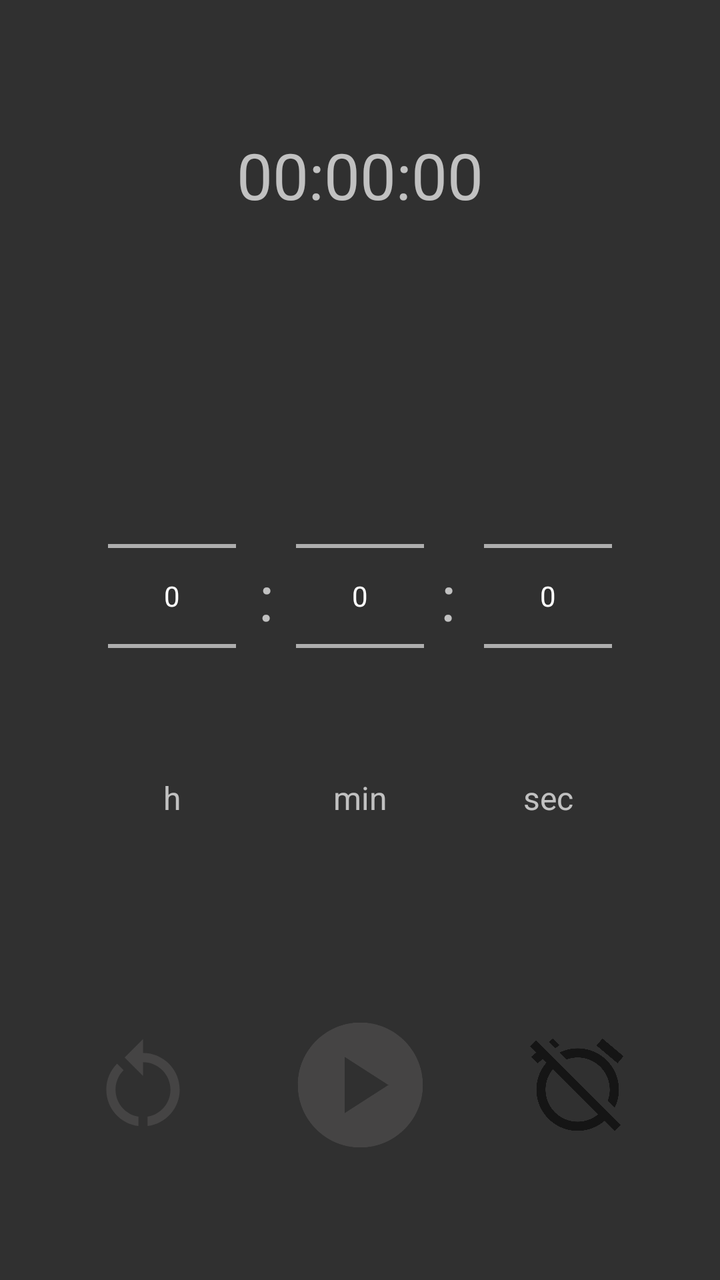
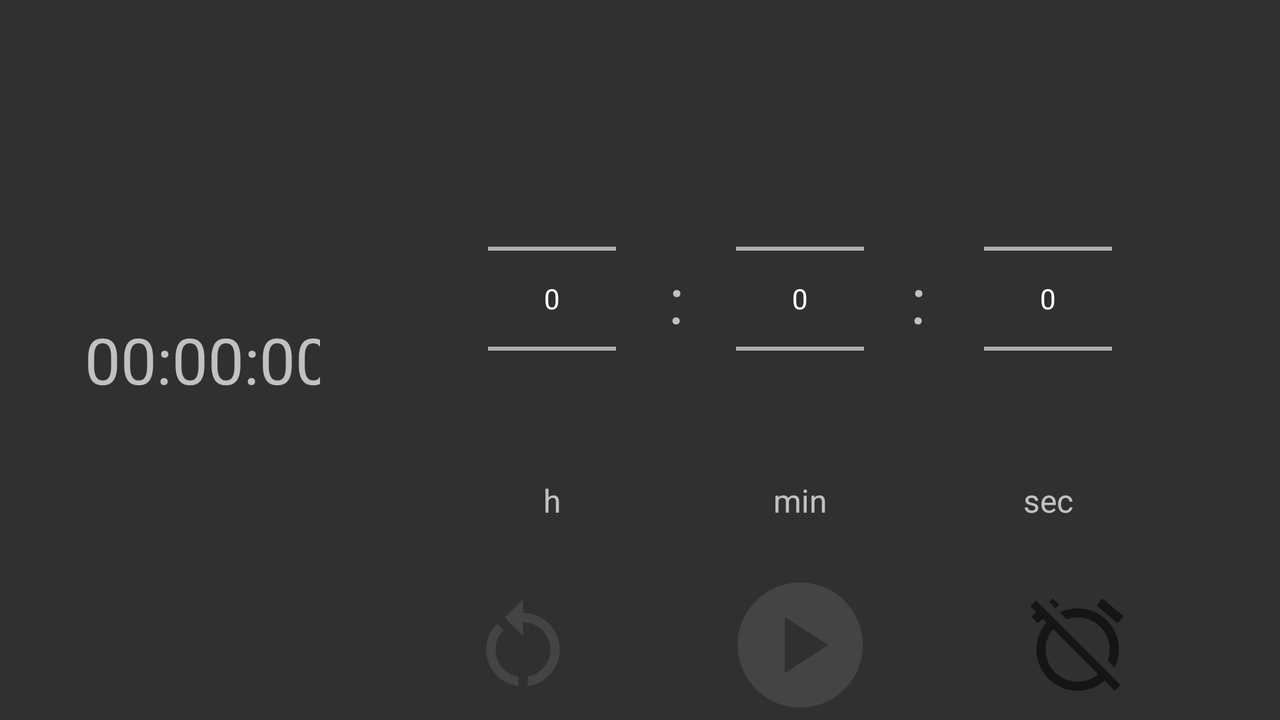

An Android layout and its configuration variant, each rendered on a device that would load it. The default file and the variant file are quoted in full after the pictures.
<!-- AndroidManifest.xml: application theme Theme.SimpleTimerApp.NoBar -->
<!-- res/layout/fragment_countdown.xml -->
<?xml version="1.0" encoding="utf-8"?>
<androidx.appcompat.widget.LinearLayoutCompat xmlns:android="http://schemas.android.com/apk/res/android"
    xmlns:app="http://schemas.android.com/apk/res-auto"
    xmlns:tools="http://schemas.android.com/tools"
    android:layout_width="match_parent"
    android:layout_height="match_parent"
    android:orientation="vertical">

    <androidx.appcompat.widget.LinearLayoutCompat
        android:layout_width="match_parent"
        android:layout_height="0dp"
        android:layout_weight="1"
        android:orientation="vertical">

        <FrameLayout
            android:id="@+id/timer_frame"
            android:layout_width="match_parent"
            android:layout_height="@dimen/fragment_frame_height"
            android:layout_marginStart="@dimen/fragment_margin_startEnd"
            android:layout_marginEnd="@dimen/fragment_margin_startEnd"
            app:layout_constraintTop_toTopOf="parent">

            <TextView
                android:id="@+id/timer_text"
                android:layout_width="match_parent"
                android:layout_height="wrap_content"
                android:layout_gravity="center"
                android:gravity="center"
                android:text="@string/reset_timer_text"
                android:textSize="@dimen/timer_text_size" />

        </FrameLayout>
    </androidx.appcompat.widget.LinearLayoutCompat>

    <androidx.appcompat.widget.LinearLayoutCompat
        android:id="@+id/linear_layout_controls"
        android:layout_width="match_parent"
        android:layout_height="0dp"
        android:layout_weight="3"
        android:orientation="vertical">


        <androidx.constraintlayout.widget.ConstraintLayout
            android:id="@+id/layout_pickers"
            android:layout_width="match_parent"
            android:layout_height="0dp"
            android:layout_weight="1"
            android:layout_marginStart="@dimen/fragment_margin_startEnd"
            android:layout_marginTop="@dimen/constraint_margin_top"
            android:layout_marginEnd="@dimen/fragment_margin_startEnd"
            android:gravity="center"
            android:orientation="horizontal">

            <NumberPicker
                android:id="@+id/picker_hours"
                android:layout_width="wrap_content"
                android:layout_height="wrap_content"
                android:descendantFocusability="blocksDescendants"
                app:layout_constraintBottom_toBottomOf="@id/picker_minutes"
                app:layout_constraintEnd_toStartOf="@id/picker_minutes"
                app:layout_constraintStart_toStartOf="parent"
                app:layout_constraintTop_toTopOf="@id/picker_minutes" />

            <TextView
                android:layout_width="wrap_content"
                android:layout_height="wrap_content"
                android:text="@string/number_picker_separation"
                android:textSize="@dimen/timer_text_size"
                app:layout_constraintBottom_toBottomOf="@id/picker_hours"
                app:layout_constraintEnd_toStartOf="@id/picker_minutes"
                app:layout_constraintStart_toEndOf="@id/picker_hours"
                app:layout_constraintTop_toTopOf="@id/picker_hours" />

            <NumberPicker
                android:id="@+id/picker_minutes"
                android:layout_width="wrap_content"
                android:layout_height="wrap_content"
                android:clickable="false"
                android:descendantFocusability="blocksDescendants"
                app:layout_constraintEnd_toStartOf="@id/picker_seconds"
                app:layout_constraintStart_toEndOf="@id/picker_hours"
                app:layout_constraintTop_toTopOf="@id/picker_hours" />

            <TextView
                android:layout_width="wrap_content"
                android:layout_height="wrap_content"
                android:layout_marginEnd="6dp"
                android:text="@string/number_picker_separation"
                android:textSize="@dimen/timer_text_size"
                app:layout_constraintBottom_toBottomOf="@id/picker_minutes"
                app:layout_constraintEnd_toStartOf="@id/picker_seconds"
                app:layout_constraintStart_toEndOf="@id/picker_minutes"
                app:layout_constraintTop_toTopOf="@id/picker_minutes" />

            <NumberPicker
                android:id="@+id/picker_seconds"
                android:layout_width="wrap_content"
                android:layout_height="wrap_content"
                android:clickable="false"
                android:descendantFocusability="blocksDescendants"
                app:layout_constraintEnd_toEndOf="parent"
                app:layout_constraintStart_toEndOf="@id/picker_minutes"
                app:layout_constraintTop_toTopOf="@id/picker_minutes" />

            <TextView
                android:layout_width="wrap_content"
                android:layout_height="wrap_content"
                android:gravity="center"
                android:text="@string/hours_hint"
                android:textSize="@dimen/hint_text_size"
                app:layout_constraintEnd_toEndOf="@id/picker_hours"
                app:layout_constraintStart_toStartOf="@id/picker_hours"
                app:layout_constraintTop_toBottomOf="@id/picker_hours" />

            <TextView
                android:layout_width="wrap_content"
                android:layout_height="wrap_content"
                android:gravity="center"
                android:text="@string/minutes_hint"
                android:textSize="@dimen/hint_text_size"
                app:layout_constraintEnd_toEndOf="@id/picker_minutes"
                app:layout_constraintStart_toStartOf="@id/picker_minutes"
                app:layout_constraintTop_toBottomOf="@id/picker_minutes" />

            <TextView
                android:layout_width="wrap_content"
                android:layout_height="wrap_content"
                android:gravity="center"
                android:text="@string/seconds_hint"
                android:textSize="@dimen/hint_text_size"
                app:layout_constraintEnd_toEndOf="@id/picker_seconds"
                app:layout_constraintStart_toStartOf="@id/picker_seconds"
                app:layout_constraintTop_toBottomOf="@id/picker_seconds" />

        </androidx.constraintlayout.widget.ConstraintLayout>

        <androidx.constraintlayout.widget.ConstraintLayout
            app:layout_constraintTop_toBottomOf="@id/layout_pickers"
            android:layout_width="match_parent"
            android:layout_height="wrap_content">

        <ImageView
            android:id="@+id/timer_reset"
            android:layout_width="@dimen/secondary_controls_size"
            android:layout_height="@dimen/secondary_controls_size"
            android:clickable="false"
            android:contentDescription="@string/reset_timer_button"
            android:src="@drawable/timer_reset_disabled"
            app:layout_constraintBottom_toBottomOf="@+id/timer_controls"
            app:layout_constraintEnd_toStartOf="@id/timer_controls"
            app:layout_constraintStart_toStartOf="parent"
            app:layout_constraintTop_toTopOf="@id/timer_controls"
            tools:visibility="visible" />

        <ImageView
            android:id="@+id/timer_controls"
            android:layout_width="@dimen/primary_controls_size"
            android:layout_height="@dimen/primary_controls_size"
            android:layout_marginBottom="@dimen/primary_controls_margin_bottom"
            android:clickable="false"
            android:contentDescription="@string/timer_play_pause_button"
            android:src="@drawable/image_play_disabled"
            app:layout_constraintBottom_toBottomOf="parent"
            app:layout_constraintEnd_toEndOf="parent"
            app:layout_constraintStart_toStartOf="parent" />

        <FrameLayout
            android:id="@+id/alarm"
            android:layout_width="@dimen/secondary_controls_size"
            android:layout_height="@dimen/secondary_controls_size"
            app:layout_constraintBottom_toBottomOf="@id/timer_controls"
            app:layout_constraintEnd_toEndOf="parent"
            app:layout_constraintStart_toEndOf="@id/timer_controls"
            app:layout_constraintTop_toTopOf="@id/timer_controls">

            <ImageView
                android:id="@+id/alarm_image"
                android:layout_width="match_parent"
                android:layout_height="match_parent"
                android:contentDescription="@string/toggle_alarm_button"
                android:src="@drawable/alarm_off" />
        </FrameLayout>
        </androidx.constraintlayout.widget.ConstraintLayout>
    </androidx.appcompat.widget.LinearLayoutCompat>

</androidx.appcompat.widget.LinearLayoutCompat>
<!-- resources referenced by this layout -->
<resources>
  <dimen name="constraint_margin_top">48dp</dimen>
  <dimen name="fragment_frame_height">175dp</dimen>
  <dimen name="fragment_margin_startEnd">24dp</dimen>
  <dimen name="hint_text_size">16sp</dimen>
  <dimen name="primary_controls_margin_bottom">60dp</dimen>
  <dimen name="primary_controls_size">75dp</dimen>
  <dimen name="secondary_controls_size">55dp</dimen>
  <dimen name="timer_text_size">32sp</dimen>
  <!-- drawable alarm_off (drawable) -->
  <vector android:height="24dp" android:tint="@color/timer_controls"
      android:viewportHeight="24" android:viewportWidth="24"
      android:width="24dp" xmlns:android="http://schemas.android.com/apk/res/android">
      <path android:fillColor="@android:color/white" android:pathData="M12,6c3.87,0 7,3.13 7,7 0,0.84 -0.16,1.65 -0.43,2.4l1.52,1.52c0.58,-1.19 0.91,-2.51 0.91,-3.92 0,-4.97 -4.03,-9 -9,-9 -1.41,0 -2.73,0.33 -3.92,0.91L9.6,6.43C10.35,6.16 11.16,6 12,6zM22,5.72l-4.6,-3.86 -1.29,1.53 4.6,3.86L22,5.72zM2.92,2.29L1.65,3.57 2.98,4.9l-1.11,0.93 1.42,1.42 1.11,-0.94 0.8,0.8C3.83,8.69 3,10.75 3,13c0,4.97 4.02,9 9,9 2.25,0 4.31,-0.83 5.89,-2.2l2.2,2.2 1.27,-1.27L3.89,3.27l-0.97,-0.98zM16.47,18.39C15.26,19.39 13.7,20 12,20c-3.87,0 -7,-3.13 -7,-7 0,-1.7 0.61,-3.26 1.61,-4.47l9.86,9.86zM8.02,3.28L6.6,1.86l-0.86,0.71 1.42,1.42 0.86,-0.71z"/>
  </vector>
  <!-- drawable image_play_disabled (drawable) -->
  <vector android:height="24dp" android:tint="@color/timer_controls_disabled"
      android:viewportHeight="24" android:viewportWidth="24"
      android:width="24dp" xmlns:android="http://schemas.android.com/apk/res/android">
      <path android:fillColor="@android:color/white" android:pathData="M12,2C6.48,2 2,6.48 2,12s4.48,10 10,10s10,-4.48 10,-10S17.52,2 12,2zM9.5,16.5v-9l7,4.5L9.5,16.5z"/>
  </vector>
  <!-- drawable timer_reset_disabled (drawable) -->
  <vector android:height="24dp" android:tint="@color/timer_controls_disabled"
      android:viewportHeight="24" android:viewportWidth="24"
      android:width="24dp" xmlns:android="http://schemas.android.com/apk/res/android">
      <path android:fillColor="@android:color/white" android:pathData="M12,5V2L8,6l4,4V7c3.31,0 6,2.69 6,6c0,2.97 -2.17,5.43 -5,5.91v2.02c3.95,-0.49 7,-3.85 7,-7.93C20,8.58 16.42,5 12,5z"/>
      <path android:fillColor="@android:color/white" android:pathData="M6,13c0,-1.65 0.67,-3.15 1.76,-4.24L6.34,7.34C4.9,8.79 4,10.79 4,13c0,4.08 3.05,7.44 7,7.93v-2.02C8.17,18.43 6,15.97 6,13z"/>
  </vector>
  <string name="hours_hint">h</string>
  <string name="minutes_hint">min</string>
  <string name="number_picker_separation">:</string>
  <string name="reset_timer_button">Reset timer button</string>
  <string name="reset_timer_text">00:00:00</string>
  <string name="seconds_hint">sec</string>
  <string name="timer_play_pause_button">timer_play_pause_button</string>
  <string name="toggle_alarm_button">Toggle alarm button</string>
  <style name="Theme.SimpleTimerApp.NoBar" parent="Theme.AppCompat.NoActionBar" />
  <color name="timer_controls">#151515</color>
  <color name="timer_controls_disabled">#467C7777</color>
</resources>
<!-- res/layout-land/fragment_countdown.xml (the repository's variant of the layout above) -->
<!-- drawn on the phone turned sideways -->
<?xml version="1.0" encoding="utf-8"?>
<androidx.appcompat.widget.LinearLayoutCompat xmlns:android="http://schemas.android.com/apk/res/android"
    xmlns:app="http://schemas.android.com/apk/res-auto"
    xmlns:tools="http://schemas.android.com/tools"
    android:layout_width="match_parent"
    android:layout_height="match_parent"
    android:orientation="horizontal">

    <androidx.appcompat.widget.LinearLayoutCompat
        android:layout_width="0dp"
        android:layout_height="match_parent"
        android:layout_weight="1"
        android:gravity="center"
        android:orientation="vertical">

        <FrameLayout
            android:id="@+id/timer_frame"
            android:layout_width="match_parent"
            android:layout_height="@dimen/fragment_frame_height"
            android:layout_marginStart="@dimen/fragment_margin_startEnd"
            app:layout_constraintTop_toTopOf="parent">

            <TextView
                android:id="@+id/timer_text"
                android:layout_width="match_parent"
                android:layout_height="wrap_content"
                android:layout_gravity="center"
                android:gravity="center"
                android:text="@string/reset_timer_text"
                android:textSize="@dimen/timer_text_size" />

        </FrameLayout>
    </androidx.appcompat.widget.LinearLayoutCompat>

    <androidx.appcompat.widget.LinearLayoutCompat
        android:id="@+id/linear_layout_controls"
        android:layout_width="0dp"
        android:layout_height="match_parent"
        android:layout_weight="3"
        android:orientation="vertical">

        <androidx.constraintlayout.widget.ConstraintLayout
            android:id="@+id/layout_pickers"
            android:layout_width="match_parent"
            android:layout_height="0dp"
            android:layout_weight="1"
            android:layout_marginStart="@dimen/fragment_margin_startEnd"
            android:layout_marginEnd="@dimen/fragment_margin_startEnd"
            android:layout_marginBottom="24dp"
            android:gravity="center"
            android:orientation="horizontal">

            <NumberPicker
                android:id="@+id/picker_hours"
                android:layout_width="wrap_content"
                android:layout_height="wrap_content"
                android:descendantFocusability="blocksDescendants"
                app:layout_constraintBottom_toBottomOf="@id/picker_minutes"
                app:layout_constraintEnd_toStartOf="@id/picker_minutes"
                app:layout_constraintStart_toStartOf="parent"
                app:layout_constraintTop_toTopOf="@id/picker_minutes" />

            <TextView
                android:layout_width="wrap_content"
                android:layout_height="wrap_content"
                android:text="@string/number_picker_separation"
                android:textSize="@dimen/timer_text_size"
                app:layout_constraintBottom_toBottomOf="@id/picker_hours"
                app:layout_constraintEnd_toStartOf="@id/picker_minutes"
                app:layout_constraintStart_toEndOf="@id/picker_hours"
                app:layout_constraintTop_toTopOf="@id/picker_hours" />

            <NumberPicker
                android:id="@+id/picker_minutes"
                android:layout_width="wrap_content"
                android:layout_height="wrap_content"
                android:clickable="false"
                android:descendantFocusability="blocksDescendants"
                app:layout_constraintEnd_toStartOf="@id/picker_seconds"
                app:layout_constraintStart_toEndOf="@id/picker_hours"
                app:layout_constraintTop_toTopOf="@id/picker_hours" />

            <TextView
                android:layout_width="wrap_content"
                android:layout_height="wrap_content"
                android:layout_marginEnd="6dp"
                android:text="@string/number_picker_separation"
                android:textSize="@dimen/timer_text_size"
                app:layout_constraintBottom_toBottomOf="@id/picker_minutes"
                app:layout_constraintEnd_toStartOf="@id/picker_seconds"
                app:layout_constraintStart_toEndOf="@id/picker_minutes"
                app:layout_constraintTop_toTopOf="@id/picker_minutes" />

            <NumberPicker
                android:id="@+id/picker_seconds"
                android:layout_width="wrap_content"
                android:layout_height="wrap_content"
                android:clickable="false"
                android:descendantFocusability="blocksDescendants"
                app:layout_constraintEnd_toEndOf="parent"
                app:layout_constraintStart_toEndOf="@id/picker_minutes"
                app:layout_constraintTop_toTopOf="@id/picker_minutes" />

            <TextView
                android:layout_width="wrap_content"
                android:layout_height="wrap_content"
                android:gravity="center"
                android:text="@string/hours_hint"
                android:textSize="@dimen/hint_text_size"
                app:layout_constraintEnd_toEndOf="@id/picker_hours"
                app:layout_constraintStart_toStartOf="@id/picker_hours"
                app:layout_constraintTop_toBottomOf="@id/picker_hours" />

            <TextView
                android:layout_width="wrap_content"
                android:layout_height="wrap_content"
                android:gravity="center"
                android:text="@string/minutes_hint"
                android:textSize="@dimen/hint_text_size"
                app:layout_constraintBottom_toBottomOf="parent"
                app:layout_constraintEnd_toEndOf="@id/picker_minutes"
                app:layout_constraintStart_toStartOf="@id/picker_minutes"
                app:layout_constraintTop_toBottomOf="@id/picker_minutes" />

            <TextView
                android:layout_width="wrap_content"
                android:layout_height="wrap_content"
                android:gravity="center"
                android:text="@string/seconds_hint"
                android:textSize="@dimen/hint_text_size"
                app:layout_constraintEnd_toEndOf="@id/picker_seconds"
                app:layout_constraintStart_toStartOf="@id/picker_seconds"
                app:layout_constraintTop_toBottomOf="@id/picker_seconds" />

        </androidx.constraintlayout.widget.ConstraintLayout>

        <androidx.constraintlayout.widget.ConstraintLayout
            app:layout_constraintTop_toBottomOf="@id/layout_pickers"
            android:layout_width="match_parent"
            android:layout_height="wrap_content">

        <ImageView
            android:id="@+id/timer_reset"
            android:layout_width="@dimen/secondary_controls_size"
            android:layout_height="@dimen/secondary_controls_size"
            android:clickable="false"
            android:contentDescription="@string/reset_timer_button"
            android:src="@drawable/timer_reset_disabled"
            app:layout_constraintBottom_toBottomOf="@+id/timer_controls"
            app:layout_constraintEnd_toStartOf="@id/timer_controls"
            app:layout_constraintStart_toStartOf="parent"
            app:layout_constraintTop_toTopOf="@id/timer_controls"
            tools:visibility="visible" />

        <ImageView
            android:id="@+id/timer_controls"
            android:layout_width="@dimen/primary_controls_size"
            android:layout_height="@dimen/primary_controls_size"
            android:clickable="false"
            android:contentDescription="@string/timer_play_pause_button"
            android:src="@drawable/image_play_disabled"
            app:layout_constraintBottom_toBottomOf="parent"
            app:layout_constraintEnd_toEndOf="parent"
            app:layout_constraintStart_toStartOf="parent" />

        <FrameLayout
            android:id="@+id/alarm"
            android:layout_width="@dimen/secondary_controls_size"
            android:layout_height="@dimen/secondary_controls_size"
            app:layout_constraintBottom_toBottomOf="@id/timer_controls"
            app:layout_constraintEnd_toEndOf="parent"
            app:layout_constraintStart_toEndOf="@id/timer_controls"
            app:layout_constraintTop_toTopOf="@id/timer_controls">

            <ImageView
                android:id="@+id/alarm_image"
                android:layout_width="match_parent"
                android:layout_height="match_parent"
                android:contentDescription="@string/toggle_alarm_button"
                android:src="@drawable/alarm_off" />
        </FrameLayout>
        </androidx.constraintlayout.widget.ConstraintLayout>
    </androidx.appcompat.widget.LinearLayoutCompat>

</androidx.appcompat.widget.LinearLayoutCompat>
<!-- resources referenced by the variant -->
<!-- as the phone turned sideways resolves them -->
<resources>
  <dimen name="fragment_frame_height">175dp</dimen>
  <dimen name="fragment_margin_startEnd">24dp</dimen>
  <dimen name="hint_text_size">16sp</dimen>
  <dimen name="primary_controls_size">75dp</dimen>
  <dimen name="secondary_controls_size">55dp</dimen>
  <dimen name="timer_text_size">32sp</dimen>
  <!-- drawable alarm_off (drawable) -->
  <vector android:height="24dp" android:tint="@color/timer_controls"
      android:viewportHeight="24" android:viewportWidth="24"
      android:width="24dp" xmlns:android="http://schemas.android.com/apk/res/android">
      <path android:fillColor="@android:color/white" android:pathData="M12,6c3.87,0 7,3.13 7,7 0,0.84 -0.16,1.65 -0.43,2.4l1.52,1.52c0.58,-1.19 0.91,-2.51 0.91,-3.92 0,-4.97 -4.03,-9 -9,-9 -1.41,0 -2.73,0.33 -3.92,0.91L9.6,6.43C10.35,6.16 11.16,6 12,6zM22,5.72l-4.6,-3.86 -1.29,1.53 4.6,3.86L22,5.72zM2.92,2.29L1.65,3.57 2.98,4.9l-1.11,0.93 1.42,1.42 1.11,-0.94 0.8,0.8C3.83,8.69 3,10.75 3,13c0,4.97 4.02,9 9,9 2.25,0 4.31,-0.83 5.89,-2.2l2.2,2.2 1.27,-1.27L3.89,3.27l-0.97,-0.98zM16.47,18.39C15.26,19.39 13.7,20 12,20c-3.87,0 -7,-3.13 -7,-7 0,-1.7 0.61,-3.26 1.61,-4.47l9.86,9.86zM8.02,3.28L6.6,1.86l-0.86,0.71 1.42,1.42 0.86,-0.71z"/>
  </vector>
  <!-- drawable image_play_disabled (drawable) -->
  <vector android:height="24dp" android:tint="@color/timer_controls_disabled"
      android:viewportHeight="24" android:viewportWidth="24"
      android:width="24dp" xmlns:android="http://schemas.android.com/apk/res/android">
      <path android:fillColor="@android:color/white" android:pathData="M12,2C6.48,2 2,6.48 2,12s4.48,10 10,10s10,-4.48 10,-10S17.52,2 12,2zM9.5,16.5v-9l7,4.5L9.5,16.5z"/>
  </vector>
  <!-- drawable timer_reset_disabled (drawable) -->
  <vector android:height="24dp" android:tint="@color/timer_controls_disabled"
      android:viewportHeight="24" android:viewportWidth="24"
      android:width="24dp" xmlns:android="http://schemas.android.com/apk/res/android">
      <path android:fillColor="@android:color/white" android:pathData="M12,5V2L8,6l4,4V7c3.31,0 6,2.69 6,6c0,2.97 -2.17,5.43 -5,5.91v2.02c3.95,-0.49 7,-3.85 7,-7.93C20,8.58 16.42,5 12,5z"/>
      <path android:fillColor="@android:color/white" android:pathData="M6,13c0,-1.65 0.67,-3.15 1.76,-4.24L6.34,7.34C4.9,8.79 4,10.79 4,13c0,4.08 3.05,7.44 7,7.93v-2.02C8.17,18.43 6,15.97 6,13z"/>
  </vector>
  <string name="hours_hint">h</string>
  <string name="minutes_hint">min</string>
  <string name="number_picker_separation">:</string>
  <string name="reset_timer_button">Reset timer button</string>
  <string name="reset_timer_text">00:00:00</string>
  <string name="seconds_hint">sec</string>
  <string name="timer_play_pause_button">timer_play_pause_button</string>
  <string name="toggle_alarm_button">Toggle alarm button</string>
  <style name="Theme.SimpleTimerApp.NoBar" parent="Theme.AppCompat.NoActionBar" />
  <color name="timer_controls">#151515</color>
  <color name="timer_controls_disabled">#467C7777</color>
</resources>
